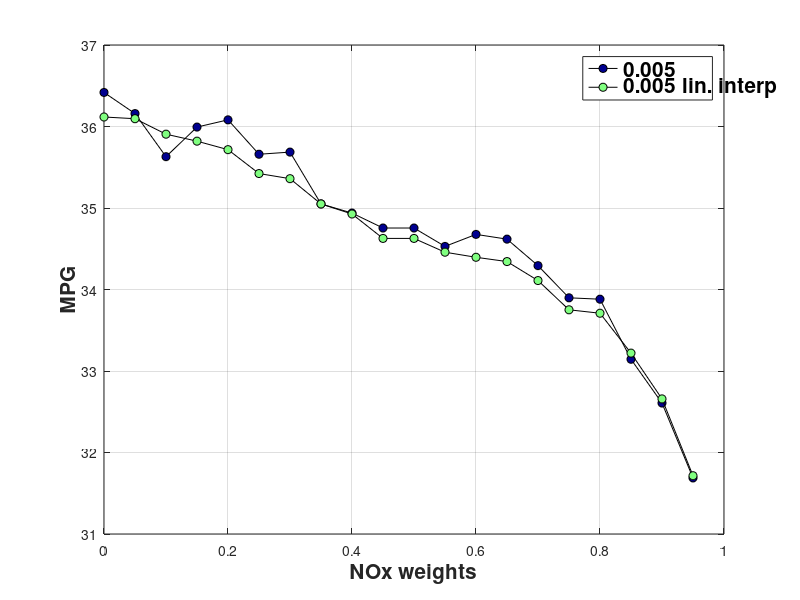
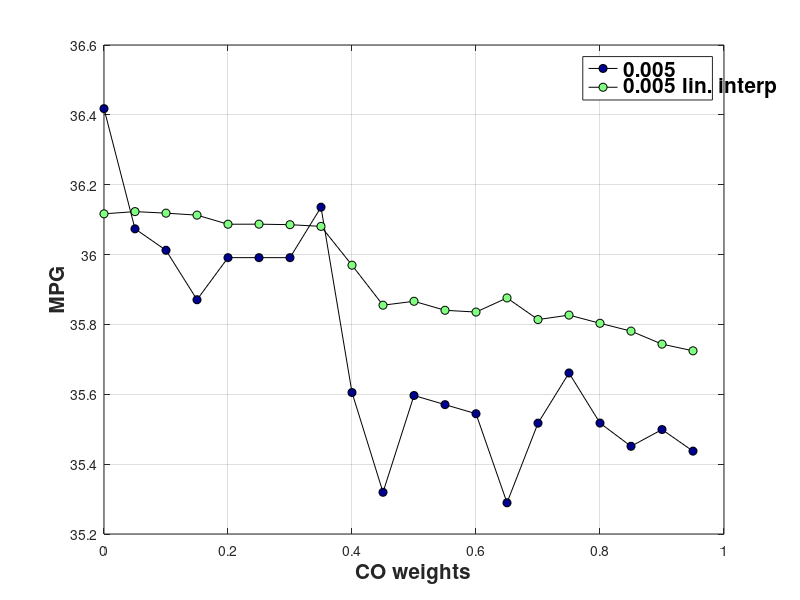
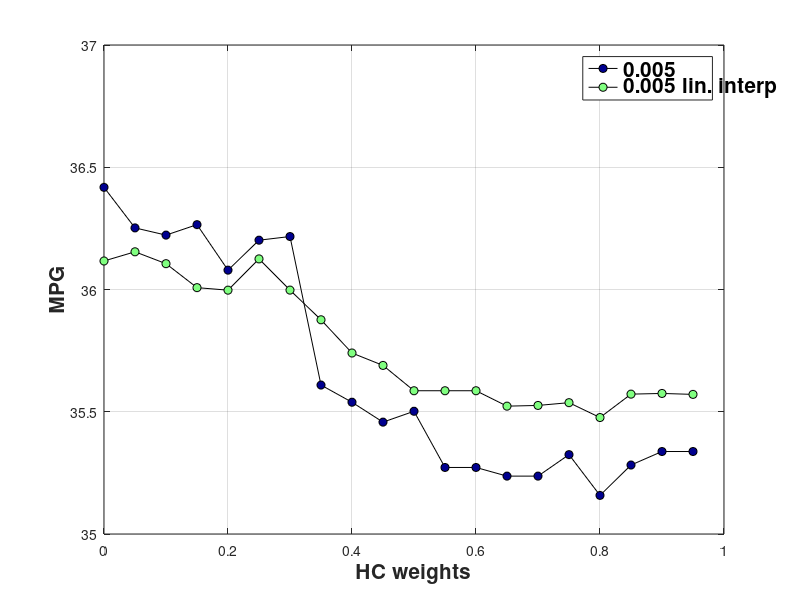
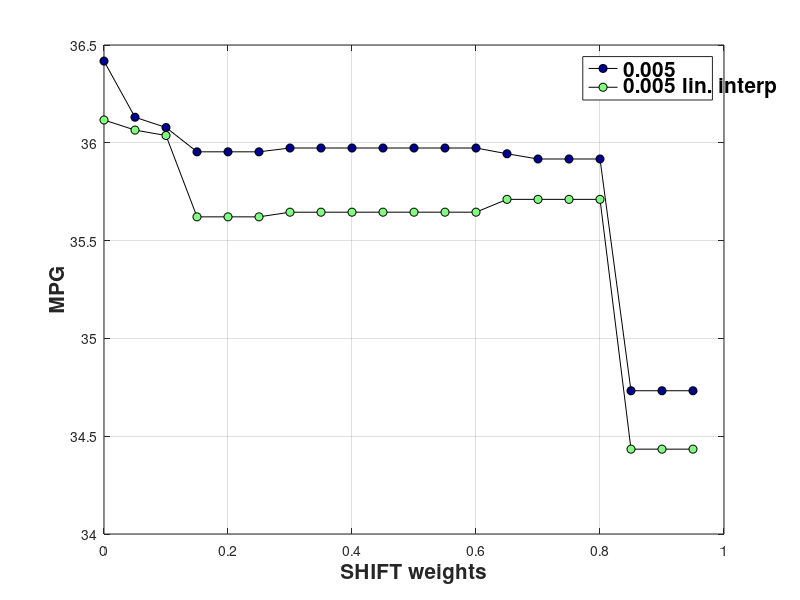

Source code (MATLAB) for these figures, in order:
clear;
clf;
close all;
C = jet;
h = 14;
r=6;
t = 10;
q = 30;  % For colors
start = 3;
stop = 10;
for i = [start, 6];
    if i == 1
        load SOC_grid_1;
        c = '0.1';
    elseif i == 2
        load SOC_grid_01;
        c = '0.01';
    elseif i == 3
        load SOC_grid_005;
        c = '0.005';
    elseif i == 4
        load SOC_grid_001;
        c = '0.001';
    elseif i == 5
        load SOC_grid_0005;
        c = '0.0005';
    elseif i == 6
        load SOC_grid_005_interp;
        c = '0.005 lin. interp';
    elseif i == 7
        load SOC_grid_001_interp;
        c = '0.001 lin. interp.';
    elseif i == 8
        load SOC_grid_0005_interp;
        c = '0.0005 lin. interp.';
    elseif i == 9
        load SOC_grid_005_interp_cubic;
        c = '0.005 cubic interp.';
    elseif i == 10
        load SOC_grid_0005_interp_cubic;
        c = '0.0005 cubic. interp.';
    elseif i == 11;
        load SOC_grid_005_interp_full_cyc;
        c = '0.005 line. interp FULL';
    elseif i == 12;
        load SOC_grid_005_interp_lower_weights;
        c = '0.005 line. interp Lower weights';
    else
        load SOC_grid_005_interp_full_cyc_smooth;
        c = '0.005 line. interp Full CYC Smoothed Data';
    end
    
    if i == start
        leg = {c};
        a = 1;
    else
        leg = {leg{1:a}, c};
        a = a+1;
    end
    
    figure(2)
    plot(result.a1(1,:),result.mpg(1,:),'-ko',...
        'LineWidth',0.5,...
        'MarkerEdgeColor','k',...
        'MarkerFaceColor',C(a+(a-1)*q,:),...
        'MarkerSize',r)
    grid on
    ylabel('MPG')
    xlabel('NOx weights')
    legend(leg{1:a})
    set(findall(gcf,'type','text'),'FontSize',15,'fontWeight','bold')
    hold on
    
    figure(3)
    plot(result.a2(2,:),result.mpg(2,:),'-ko',...
        'LineWidth',0.5,...
        'MarkerEdgeColor','k',...
        'MarkerFaceColor',C(a+(a-1)*q,:),...
        'MarkerSize',r)
    grid on
    ylabel('MPG')
    xlabel('CO weights')
    legend(leg{1:a})
    set(findall(gcf,'type','text'),'FontSize',15,'fontWeight','bold')
    hold on
    
    figure(4)
    plot(result.a3(3,:),result.mpg(3,:),'-ko',...
        'LineWidth',0.5,...
        'MarkerEdgeColor','k',...
        'MarkerFaceColor',C(a+(a-1)*q,:),...
        'MarkerSize',r)
    grid on
    ylabel('MPG')
    xlabel('HC weights')
    legend(leg{1:a})
    set(findall(gcf,'type','text'),'FontSize',15,'fontWeight','bold')
    hold on
    
    figure(5)
    plot(result.shift(4,:),result.mpg(4,:),'-ko',...
        'LineWidth',0.5,...
        'MarkerEdgeColor','k',...
        'MarkerFaceColor',C(a+(a-1)*q,:),...
        'MarkerSize',r)
    grid on
    ylabel('MPG')
    xlabel('SHIFT weights')
    legend(leg{1:a})
    set(findall(gcf,'type','text'),'FontSize',15,'fontWeight','bold')
    hold on
    
    figure(6)
    plot(result.eng(5,:),result.mpg(5,:),'-ko',...
        'LineWidth',0.5,...
        'MarkerEdgeColor','k',...
        'MarkerFaceColor',C(a+(a-1)*q,:),...
        'MarkerSize',r)
    grid on
    ylabel('MPG')
    xlabel('ENG weights')
    legend(leg{1:a})
    set(findall(gcf,'type','text'),'FontSize',15,'fontWeight','bold')
    hold on
end

hold off
set(findall(gcf,'type','text'),'FontSize',15,'fontWeight','bold')

